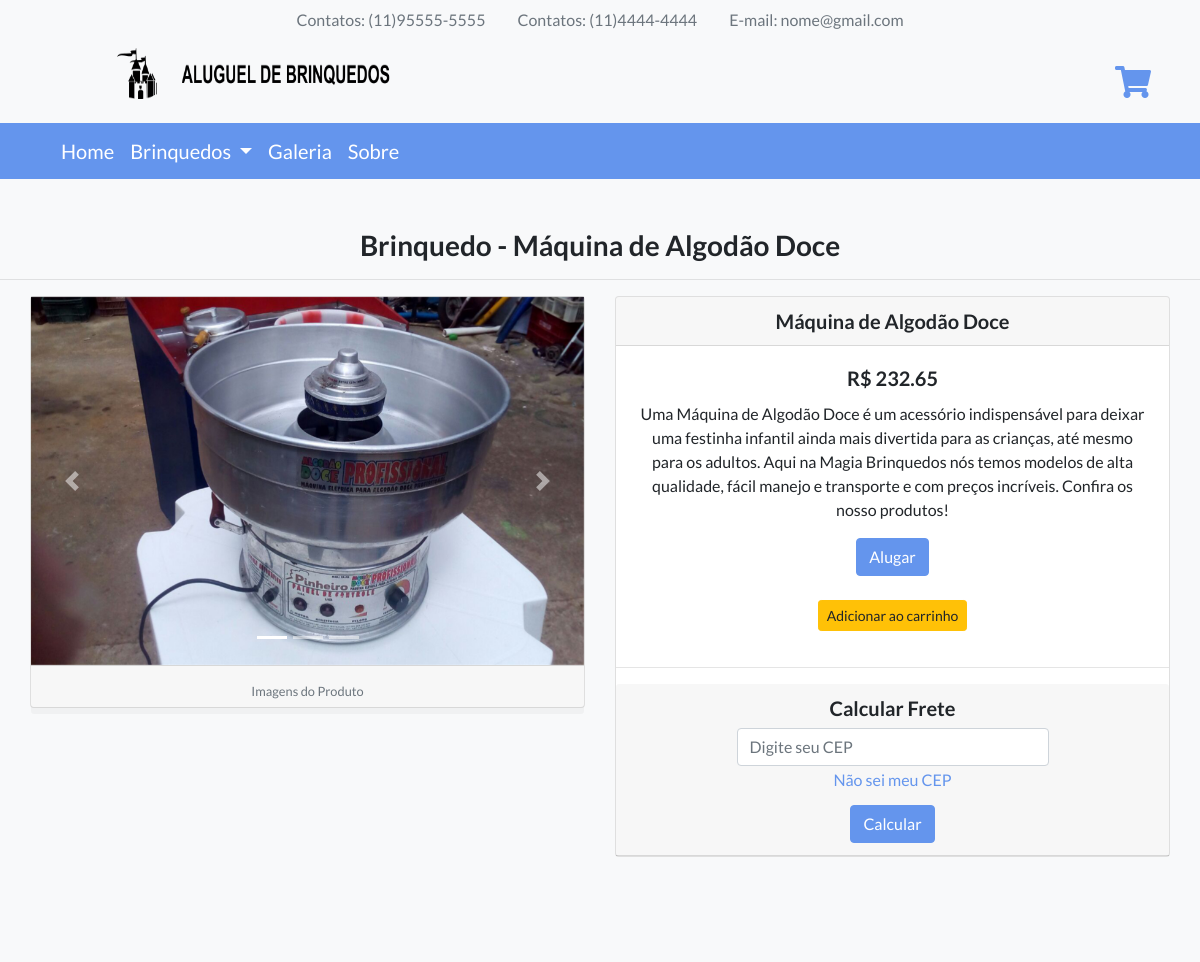
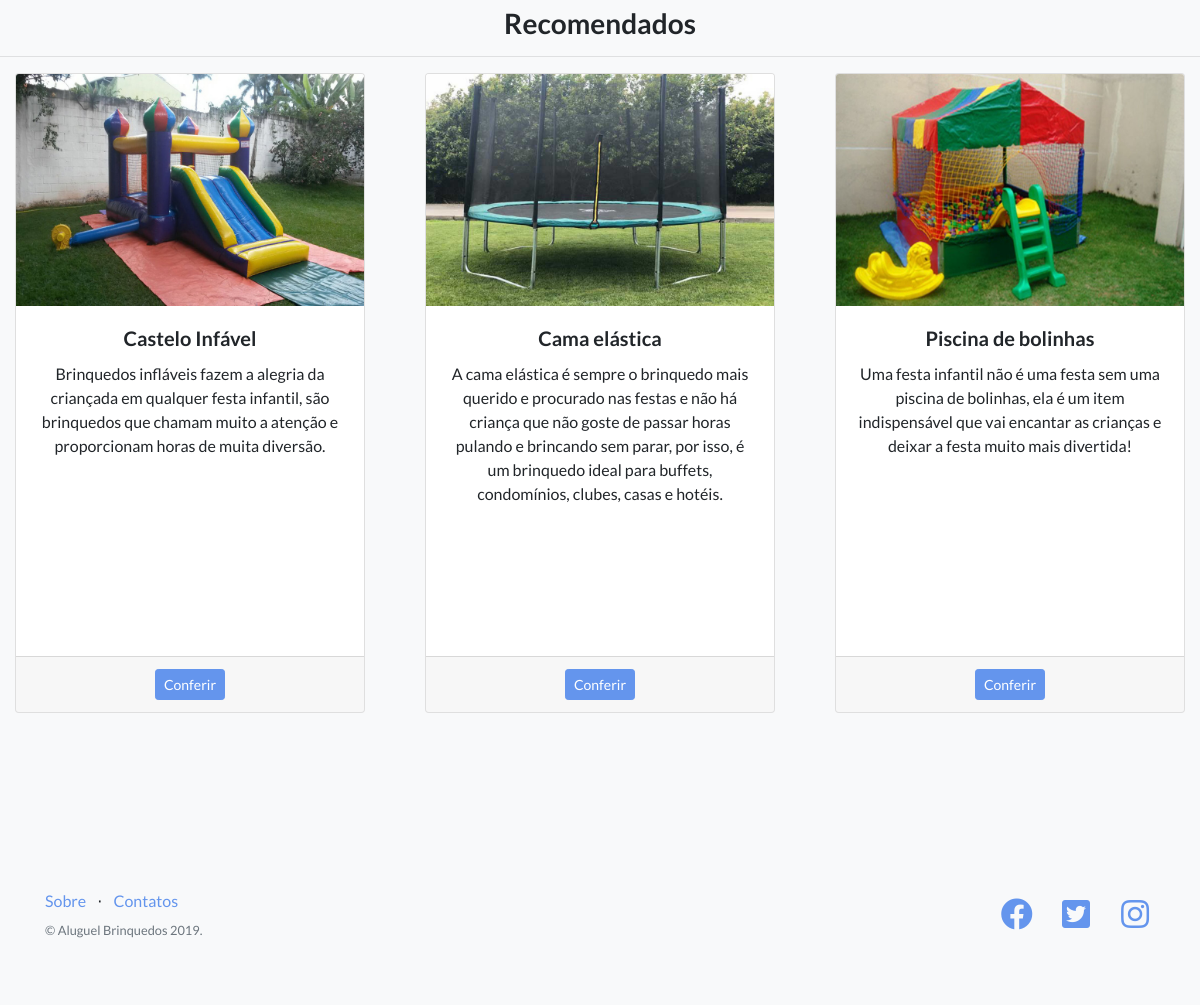
The app's page /view/Pag_Equipamento.php?CodEquipamento=4 with its own data (2 pictures, top to bottom).
### tables this page shows
CREATE TABLE Equipamento(
	CodEquipamento SMALLINT NOT NULL AUTO_INCREMENT PRIMARY KEY,
    Nome VARCHAR(100),
    Descricao VARCHAR(1000),
    Peso DECIMAL(7,2), 
    Altura DECIMAL(7,2), 
    Comprimento DECIMAL(7,2), 
    Largura DECIMAL(7,2), 
    Preco DECIMAL(8,2),
    Status ENUM('Alugado','Disponivel'),
    Imagem VARCHAR(100)
);

### model/conexao.php (called while the page is built)
<?php
class Conexao{
     private $host = 'localhost';
     private $usuario = 'root';
     private $senha = '';
     private $bd = 'BrinquedosFesta';
    function Conectar(){
        try {
        $con = new PDO (
            "mysql:host=$this->host;dbname=$this->bd;charset=utf8",
            "$this->usuario",
            "$this->senha");
            $con->setAttribute(PDO::ATTR_ERRMODE,PDO::ERRMODE_EXCEPTION);
            return $con;
        }catch(PDOException $e){
            echo $e->getMessage();
        }
    }
}
?>

### controller/equipamento.controller.php (called while the page is built, shortened)
<?php
include_once('../model/equipamento.php');
$equi = new Equipamento();
        ?>

### model/equipamento.php (called while the page is built, shortened)
<?php
class Equipamento
{
    function __get($atributo)
    {
        return $this->$atributo;
    }
    private $con;
    function __construct()
    {
        include_once("conexao.php");
        $classe_con = new Conexao();
        $this->con = $classe_con->Conectar();
    }
    function RetornarDadosObj($CodEquipamento){
        $comandoSQL = "SELECT * FROM Equipamento WHERE CodEquipamento = ?";
        $exec = $this->con->prepare($comandoSQL);
        $exec->bindValue(1,$CodEquipamento,PDO::PARAM_INT);
        $exec->execute();
        if ($exec->rowCount() > 0) {
        return $exec->fetch(PDO::FETCH_OBJ);
        }
        else{
            return false;
        }
    }
    function RetornarDados($CodEquipamento){
        $comandoSQL = "SELECT * FROM Equipamento WHERE CodEquipamento = ?";
        $exec = $this->con->prepare($comandoSQL);
        $exec->bindValue(1,$CodEquipamento,PDO::PARAM_INT);
        $exec->execute();
        $dados = array();
        if ($exec->rowCount() > 0) {
            foreach ($exec->fetchAll() as $valores) {
                $equi = new Equipamento();
                $equi->CodEquipamento = $valores['CodEquipamento'];
                $equi->Nome = $valores['Nome'];
                $equi->Descricao = $valores['Descricao'];
                $equi->Peso = $valores['Peso'];
                $equi->Altura = $valores['Altura'];
                $equi->Comprimento = $valores['Comprimento'];
                $equi->Largura = $valores['Largura'];
                $equi->Preco = $valores['Preco'];
                $equi->Status = $valores['Status'];
                $equi->Imagem = $valores['Imagem'];
                $dados[] = $equi;
            }
        }
        else{
            $dados = false;
        }
       return $dados;
    }
    function ConsultarDiferente($CodEquipamento){
        $comandoSQL = "SELECT * FROM Equipamento WHERE CodEquipamento != ?";
        $exec = $this->con->prepare($comandoSQL);
        $exec->bindValue(1,$CodEquipamento,PDO::PARAM_INT);
        $exec->execute();
        $dados = array();
        if ($exec->rowCount() > 0) {
            foreach ($exec->fetchAll() as $valores) {
                $equi = new Equipamento();
                $equi->CodEquipamento = $valores['CodEquipamento'];
                $equi->Nome = $valores['Nome'];
                $equi->Descricao = $valores['Descricao'];
                $equi->Peso = $valores['Peso'];
                $equi->Altura = $valores['Altura'];
                $equi->Comprimento = $valores['Comprimento'];
                $equi->Largura = $valores['Largura'];
                $equi->Preco = $valores['Preco'];
                $equi->Status = $valores['Status'];
                $equi->Imagem = $valores['Imagem'];
                $dados[] = $equi;
            }
        }
        else{
            $dados = false;
        }
       return $dados;
    }
}
?>

### controller/pedido.controller.php (called while the page is built, shortened)
<?php
include_once("../model/pedido.php");
$ped = new Pedido();
$consulta = $ped->con->prepare("SELECT * FROM Equipamento");
$consulta->execute();
                ?>

### model/pedido.php (called while the page is built, shortened)
<?php
class Pedido
{
    function __get($atributo)
    {
        return $this->$atributo;
    }
    function __construct()
    {
        include_once("conexao.php");
        $classe_con = new Conexao();
        $this->con = $classe_con->Conectar();
    }
}
?>

### view/Pag_Equipamento.php (the view, shortened to what this page needs)
<?php include_once("../controller/equipamento.controller.php");
include_once("../controller/pedido.controller.php");
$CodEquipamento = filter_input(INPUT_GET, 'CodEquipamento', FILTER_SANITIZE_NUMBER_INT);
if(isset($_REQUEST['CodEquipamento'])):
if (!$value = $equi->RetornarDados($CodEquipamento)):
    echo "<h1>Página não encontrada</h1>";
    include_once("erro.php");
else:
    $value = $equi->RetornarDadosObj($CodEquipamento);
?>
<!DOCTYPE html>
<html lang="en">
<head>
  <link href="vendor/bootstrap/css/bootstrap.min.css" rel="stylesheet">
  <link href="vendor/fontawesome-free/css/all.min.css" rel="stylesheet">
  <link href="vendor/simple-line-icons/css/simple-line-icons.css" rel="stylesheet" type="text/css">
  <link href="css/landing-page.min.css" rel="stylesheet">
  <link href="css/css.css" rel="stylesheet">
</head>
<body>
<?php include_once("menu/menu-superior.php");?>
<section class="features-icons bg-light text-center espaco-topo" >
    <h3>Brinquedo - <?php echo $value->Nome;?></h3>
    <hr>
  <div class="container">
    <div class="row">
        <div class="card-deck">
            <div class="card brinquedos" id="brinquedos">
              <div id="carouselExampleControls" class="carousel slide" data-ride="carousel">
                <ol class="carousel-indicators">
                  <li data-target="#carouselExampleIndicators" data-slide-to="0" class="active"></li>
                  <li data-target="#carouselExampleIndicators" data-slide-to="1"></li>
                  <li data-target="#carouselExampleIndicators" data-slide-to="2"></li>
                </ol>
                <?php
                  $CodEquipamento = $value->CodEquipamento;
                  if ($CodEquipamento == 1){
                    $img1 = "<img class='d-block w-100' src='img/Produtos/CasteloInflavel/1.jpg' alt='Primeiro Slide'>";
                    $img2 = "<img class='d-block w-100' src='img/Produtos/CasteloInflavel/2.jpg' alt='Segundo Slide'>";
                    $img3 = "<img class='d-block w-100' src='img/Produtos/CasteloInflavel/3.jpg' alt='Terceiro Slide'>";
                  }
                  else if ($CodEquipamento == 2){
                      $img1 = '<img class="d-block w-100" src="img/Produtos/CamaElastica/1.jpg" alt="Primeiro Slide">';
                      $img2 = '<img class="d-block w-100" src="img/Produtos/CamaElastica/2.jpg" alt="Segundo Slide">';
                      $img3 = '<img class="d-block w-100" src="img/Produtos/CamaElastica/3.jpg" alt="Terceiro Slide">';
                  }
                  else if ($CodEquipamento == 3){
                    $img1 = '<img class="d-block w-100" src="img/Produtos/PiscinaBolinhas/1.jpg" alt="Primeiro Slide">';
                    $img2 = '<img class="d-block w-100" src="img/Produtos/PiscinaBolinhas/2.jpg" alt="Segundo Slide">';
                    $img3 = '<img class="d-block w-100" src="img/Produtos/PiscinaBolinhas/3.jpg" alt="Terceiro Slide">';
                    }
                    else if($CodEquipamento == 4){
                    $img1 = '<img class="d-block w-100" src="img/Produtos/MaquinaAlgodão/1.jpg" alt="Primeiro Slide">';
                    $img2 = '<img class="d-block w-100" src="img/Produtos/MaquinaAlgodão/2.jpg" alt="Segundo Slide">';
                    $img3 = '<img class="d-block w-100" src="img/Produtos/MaquinaAlgodão/3.jpg" alt="Terceiro Slide">';
                    }
                    if ($CodEquipamento <= 4) {
                    echo "<div class='carousel-item active'>
                            $img1
                          </div>
                          <div class='carousel-item'>
                            $img2
                          </div>
                          <div class='carousel-item'>
                            $img3
                          </div>";
                    }
                    else{
                    echo "<img class='d-block w-100' src='img/Produtos/$value->Imagem' width='555' height='400' alt='Imagem Equipamento'>";
                    }
                  ?>
                  <a class="carousel-control-prev" href="#carouselExampleControls" role="button" data-slide="prev">
                    <span class="carousel-control-prev-icon" aria-hidden="true"></span>
                  </a>
                  <a class="carousel-control-next" href="#carouselExampleControls" role="button" data-slide="next">
                    <span class="carousel-control-next-icon" aria-hidden="true"></span>
                  </a>
                </div>
              <div class="card-footer">
                  <small class="text-muted">Imagens do Produto</small>
              </div>
            </div>
            <div class="card">
              <h5 class="card-header"><?php echo $value->Nome;?></h5>
              <div class="card-body">
                <h5 class="card-title">R$ <?php echo $value->Preco;?>
                  <br>
                </h5>
                <p class="card-text">
                  <?php echo $value->Descricao;?>
                </p>
                <?php if ($value->Status != "Disponivel") {
                  echo "<a href='#' class='btn btn-danger'>Indisponivel</a>";
                }else{
                  echo "<a href='' class='btn btn-primary'>Alugar</a>";
                }?>
                <br>
                <br>
                <button type='button' carrinho='btn_add_carrinho' value='<?php echo $value->CodEquipamento;?>' class='btn btn-warning btn-sm'>
                  Adicionar ao carrinho
                </button>
              </div>
              <hr>
              <center>
              <h5 class="card-header">
                <div class="col-md-8 col-sm-8 ">
                  <div class="form-group">
                    <label for="exampleInputEmail1">Calcular Frete</label>
                    <input type="text" class="form-control" id="cep" placeholder="Digite seu CEP" maxlength="10" onkeydown="javascript: fMasc(this, mCEP)">
                    <small class="form-text text-muted">
                      <a href="http://www.consultaenderecos.com.br/busca-endereco" target="_blank">Não sei meu CEP</a>
                    </small>
                  </div>
                </div>
                <button onclick="calculo();" class="btn btn-primary">Calcular</button>
              </h5>
              </center>
            </div>
        </div>
    </div>
  </div>
</section>
<section class="features-icons bg-light text-center espaco" >
<h3>Recomendados</h3>
  <hr>
  <div class="container-fluid">
    <div class="row">
      <div class="card-deck">
        <?php foreach($equi->ConsultarDiferente($value->CodEquipamento) as $valor): ?>
          <div class="col-md-4">
            <div class="card" style="height: 40rem;">
              <img class="card-img-top" src="img/Produtos/<?php echo $valor->Imagem;?>"alt="Imagem de capa do card">
              <div class="card-body">
                <h5 class="card-title"><?php echo $valor->Nome;?></h5>
                <p class="card-text"><?php echo $valor->Descricao;?></p>
              </div>
              <div class="card-footer">
                <a href="Pag_Equipamento.php?CodEquipamento=<?php echo $valor->CodEquipamento;?>" class="btn btn-primary btn-sm" tabindex="-1" role="button">Conferir</a>
              </div>
            </div>
          </div>
        <?php endforeach; ?>
      </div>
    </div>
  </div>
</section>
  <?php include_once("menu/menu-inferior.php");?>
</body>
</html>
<?php
endif;
  else:
    echo "<h1>Página não encontrada</h1>";
    include_once("erro.php");
  endif;
?>

### view/css/css.css (style rules this page uses)
.espaco { padding-top: 0px !important; }
.espaco-topo { padding-top: 50px !important; }
.brinquedos { height: 411.992188px !important; }
#brinquedos { height: 411.992188px !important; }

### records on screen
equipamento: Nome "Máquina de Algodão Doce", Preco "232.65", Descricao "Uma Máquina de Algodão Doce é um acessório indispensável para deixar uma festinha infantil ainda mais divertida para as crianças, até mesmo para os adultos. Aqui na Magia Brinquedos nós temos modelos de alta qualidade, fácil manejo e transporte e com preços incríveis. Confira os nosso produtos!"
equipamento: Imagem (picture), Nome "Castelo Infável", Descricao "Brinquedos infláveis fazem a alegria da criançada em qualquer festa infantil, são brinquedos que chamam muito a atenção e proporcionam horas de muita diversão."
equipamento: Imagem (picture), Nome "Cama elástica", Descricao "A cama elástica é sempre o brinquedo mais querido e procurado nas festas e não há criança que não goste de passar horas pulando e brincando sem parar, por isso, é um brinquedo ideal para buffets, condomínios, clubes, casas e hotéis."
equipamento: Imagem (picture), Nome "Piscina de bolinhas", Descricao "Uma festa infantil não é uma festa sem uma piscina de bolinhas, ela é um item indispensável que vai encantar as crianças e deixar a festa muito mais divertida!"
